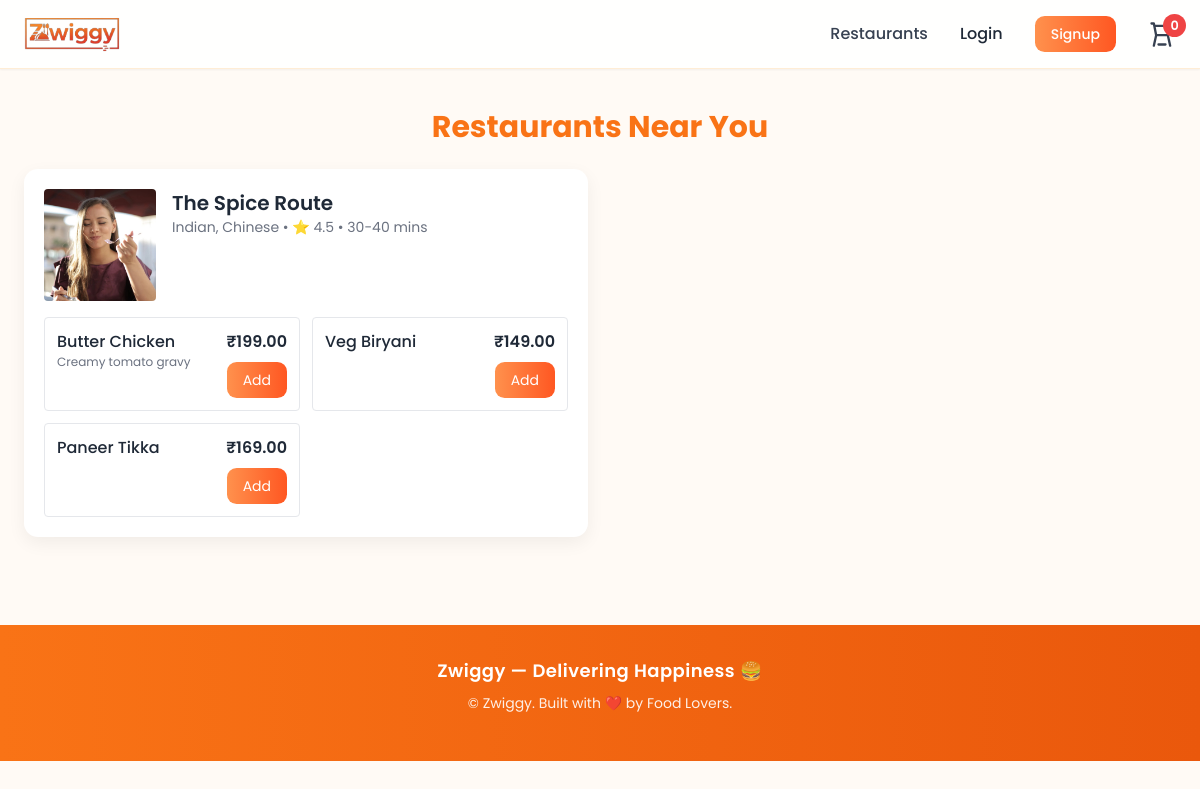
The page /restaurants/ on the database its author committed.
### main/models.py (models this page shows, shortened)
class Restaurant(models.Model):
    name = models.CharField(max_length=150)
    cuisine = models.CharField(max_length=100, blank=True)
    rating = models.FloatField(default=4.0)
    delivery_time = models.CharField(max_length=30, default="30-40 mins")
    image = models.ImageField(upload_to='restaurants/', blank=True, null=True)

class MenuItem(models.Model):
    restaurant = models.ForeignKey(Restaurant, on_delete=models.CASCADE, related_name='menu_items')
    name = models.CharField(max_length=150)
    price = models.DecimalField(max_digits=8, decimal_places=2)
    description = models.TextField(blank=True)
    image = models.ImageField(upload_to='menu/', blank=True, null=True)

### main/views.py (the view)
# urls.py: path('restaurants/', views.restaurants, name='restaurants'),
def restaurants(request):
    restaurants = Restaurant.objects.prefetch_related('menu_items').all()
    cart_count = _get_cart_count(request)
    return render(request, 'main/restaurants.html', {
        'restaurants': restaurants,
        'cart_count': cart_count,
    })

### main/views.py (called while the page is built)
def _get_cart_count(request):
    if request.user.is_authenticated:
        return CartItem.objects.filter(user=request.user).aggregate(total=models.Sum('quantity'))['total'] or 0
    else:
        session_cart = request.session.get('cart', {})  # {item_id: qty}
        return sum(session_cart.values()) if session_cart else 0

### main/templates/main/restaurants.html (shortened to what this page needs)
{% extends 'main/base.html' %}
{% load static %}
{% block content %}
<h2 class="text-3xl font-bold text-orange-500 mb-6 text-center">Restaurants Near You</h2>
<div class="grid grid-cols-1 md:grid-cols-2 gap-6">
  {% for r in restaurants %}
  <div class="card bg-white p-5">
    <div class="flex gap-4">
      {% if r.image %}
        <img src="{{ r.image.url }}" class="w-28 h-28 object-cover rounded" alt="{{ r.name }}">
      {% else %}
        <img src="{% static 'main/images/placeholder.png' %}" class="w-28 h-28 object-cover rounded" alt="{{ r.name }}">
      {% endif %}
      <div>
        <h3 class="text-xl font-semibold">{{ r.name }}</h3>
        <p class="text-sm text-gray-500">{{ r.cuisine }} • ⭐ {{ r.rating }} • {{ r.delivery_time }}</p>
      </div>
    </div>
    {% if r.menu_items.all %}
      <div class="mt-4 grid grid-cols-1 sm:grid-cols-2 gap-3">
        {% for mi in r.menu_items.all %}
          <div class="p-3 rounded border">
            <div class="flex justify-between items-start">
              <div>
                <div class="font-medium">{{ mi.name }}</div>
                <div class="text-xs text-gray-500">{{ mi.description|truncatechars:60 }}</div>
              </div>
              <div class="text-right">
                <div class="font-semibold">₹{{ mi.price }}</div>
                <form action="{% url 'add_to_cart' mi.id %}" method="post" class="mt-2">
                  <button type="submit" class="text-sm btn-accent">Add</button>
                </form>
              </div>
            </div>
          </div>
        {% endfor %}
      </div>
    {% endif %}
  </div>
  {% empty %}
  <p class="text-gray-500">No restaurants yet</p>
  {% endfor %}
</div>
{% endblock %}

### main/templates/main/base.html (style rules this page uses)
body { font-family: 'Poppins', sans-serif; background: #fffaf5; }
.btn-accent { background: linear-gradient(90deg, #ff914d, #ff5722); color: #fff; padding: 0.5rem 1rem; border-radius: 0.6rem; transition: 0.3s; }
.card { border-radius: 14px; box-shadow: 0 6px 18px rgba(0, 0, 0, 0.06); transition: transform 0.2s ease, box-shadow 0.2s ease; }

### rows shown on the page
Restaurant: name "The Spice Route", cuisine "Indian, Chinese", rating "4.5", delivery_time "30-40 mins"
MenuItem: name "Butter Chicken", description "Creamy tomato gravy", price "199.00"
MenuItem: name "Veg Biryani", price "149.00"
MenuItem: name "Paneer Tikka", price "169.00"

### other values the page prints
{{ cart_count|default:0 }} "0"
